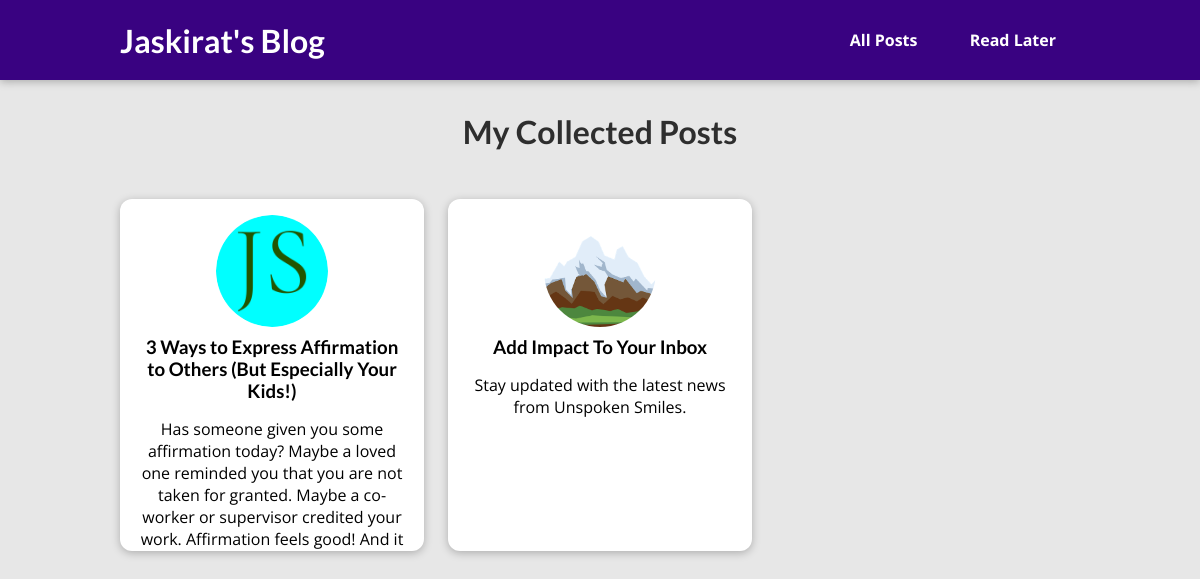
The page /posts on the database its author committed.
### blog/models.py (models this page shows, shortened)
class Post(models.Model):
    title = models.CharField(max_length=150)
    excerpt = models.CharField(max_length=200)
    image = models.ImageField(upload_to="posts", null=True)
    date = models.DateField(auto_now=True)
    slug = models.SlugField(unique=True, db_index=True, null=True)
    content = models.TextField(validators=[MinLengthValidator(10)])
    author = models.ForeignKey(
        Author, on_delete=models.SET_NULL, null=True, related_name="posts")
    tags = models.ManyToManyField(Tag)

### blog/views.py (the view)
# urls.py: path("posts", views.AllPostsView.as_view(), name="posts-page"),
class AllPostsView(ListView):
    model = Post
    template_name = "blog/all-posts.html"
    context_object_name = "all_posts"

### blog/templates/blog/all-posts.html (shortened to what this page needs)
{% extends "base.html" %}
{% load static %}
{% block css_files %}
  <link rel="stylesheet" href="{% static 'blog/post.css' %}" />
  <link rel="stylesheet" href="{% static 'blog/all-posts.css' %}" />
{% endblock %}
{% block content %}
<section id="all-posts">
  <h2>My Collected Posts</h2>
  <ul>
    {% for post in all_posts %}
      {% include "blog/includes/post.html" %}
    {% endfor %}
  </ul>
</section>
{% endblock %}

### blog/templates/blog/includes/post.html
<li>
  <article class="post">
    <a href="{% url 'post-detail-page' post.slug %}">
      <img src="{{ post.image.url }}" alt="{{ post.title }}"
      />
      <div class="post__content">
        <h3>{{ post.title }}</h3>
        <p>
          {{ post.excerpt }}
        </p>
      </div>
    </a>
  </article>
</li>

### static/app.css (style rules this page uses)
* { box-sizing: border-box; }
html { font-family: 'Open Sans', 'Lato', sans-serif; }
body { margin: 0; }
h1, h2, h3 { font-family: 'Lato', sans-serif; font-weight: bold; }

### blog/static/blog/post.css (style rules this page uses)
.post { display: flex; flex-direction: column; align-items: center; text-align: center; }
.post a { text-decoration: none; color: black; transition: all 0.2s ease; padding: 1rem; overflow: hidden; }
.post img { width: 5rem; height: 5rem; object-fit: cover; border-radius: 50%; }
.post h3 { margin: 0.25rem 0; }

### blog/static/blog/all-posts.css (style rules this page uses)
body { background-color: #e7e7e7; }
#all-posts { margin: 7rem auto; width: 90%; max-width: 60rem; }
#all-posts h2 { text-align: center; font-size: 2rem; color: #2e2e2e; margin: 3rem 0; }
ul { list-style: none; margin: 0; padding: 0; display: grid; grid-template-columns: repeat(auto-fill, minmax(17rem, 1fr)); gap: 1.5rem; }
.post img { width: 7rem; height: 7rem; }
.post a { height: 22rem; transform-origin: center; box-shadow: 0 2px 8px rgba(0, 0, 0, 0.25); border-radius: 12px; background-color: white; }

### rows shown on the page
Post: image (picture), title "3 Ways to Express Affirmation to Others (But Especially Your Kids!)", excerpt "Has someone given you some affirmation today? Maybe a loved one reminded you that you are not taken for granted. Maybe a co-worker or supervisor credited your work. Affirmation feels good! And it…"
Post: image (picture), title "Add Impact To Your Inbox", excerpt "Stay updated with the latest news from Unspoken Smiles."
